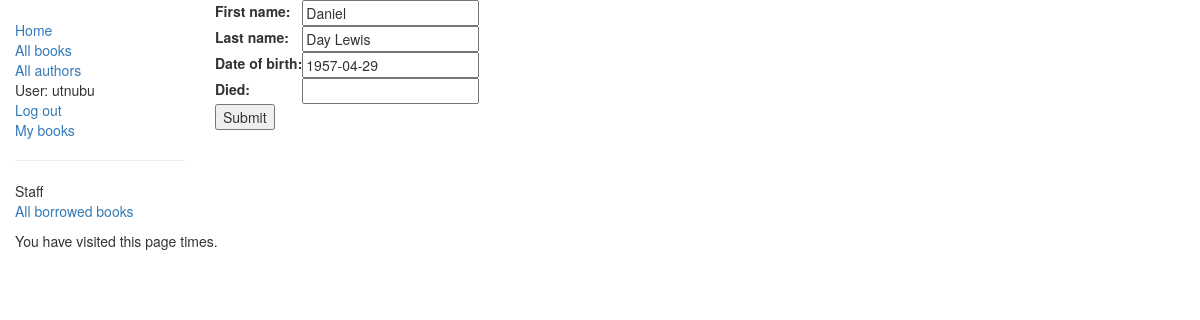
The page /catalog/author/2/update/ (signed in) on the database its author committed.
### catalog/models.py (models this page shows, shortened)
class Author(models.Model):
    first_name = models.CharField(max_length=100)
    last_name = models.CharField(max_length=100)
    date_of_birth = models.DateField(null=True, blank=True)
    date_of_death = models.DateField('Died', null=True, blank=True)

### catalog/views.py (the view)
# urls.py: url(r'^author/(?P<pk>\d+)/update/$', views.AuthorUpdate.as_view(), name='author-update'),
class AuthorUpdate(PermissionRequiredMixin, UpdateView):
    permission_required = ('catalog.change_author',)
    model = Author
    fields = ['first_name', 'last_name', 'date_of_birth', 'date_of_death',]

### catalog/templates/catalog/author_form.html (shortened to what this page needs)
{% extends "base_generic.html" %}
{% block content %}
<form action="" method="post">
    <table>
        {{ form.as_table }}
    </table>
    <input type="submit" value="Submit" />
</form>
{% endblock %}

### catalog/templates/base_generic.html (shortened to what this page needs)
<!DOCTYPE html>
<html lang="en">
    <head>
        <link rel="stylesheet" href="https://maxcdn.bootstrapcdn.com/bootstrap/3.3.7/css/bootstrap.min.css">
        {% load static %}
        <link rel="stylesheet" href="{% static 'css/style.css' %}">
    </head>
    <body>
        <div class="container-fluid">
            <div class="row">
                <div class="col-sm-2">
                    {% block sidebar %}
                    <ul class="sidebar-nav">
                        <li><a href="{% url 'index' %}">Home</a></li>
                        <li><a href="{% url 'books' %}">All books</a></li>
                        <li><a href="{% url 'authors' %}">All authors</a></li>
                        {% if user.is_authenticated %}
                        <li>User: {{ user.get_username }}</li>
                        <li><a href="{% url 'logout' %}?next={{ request.path }}">Log out</a></li>
                        <li><a href="{% url 'borrowed-books' %}">My books</a></li>
                        {% else %}
                        <li><a href="{% url 'login' %}?next={{ request.path }}">Log in</a></li>
                        {% endif %}
                        {% if perms.catalog.can_mark_returned %}
                        <hr>
                        Staff
                        <li><a href="{% url 'all-borrowed-books' %}">All borrowed books</a></li>
                        {% endif %}
                    </ul>
                    {% endblock %}
                </div>
                <div class="col-sm-10">
                    {% block content %}{% endblock %}
                </div>
            </div>
            <p>You have visited this page {{ num_visits }} {% if num_visits == 1 %}time{% else %}times{% endif %}.</p>
        </div>
    </body>
</html>

### catalog/static/css/style.css (style rules this page uses)
.sidebar-nav { margin-top: 20px; padding: 0; list-style: none; }

### rows shown on the page
Author: first_name "Daniel", last_name "Day Lewis", date_of_birth "1957-04-29"

### other values the page prints
{{ user.get_username }} "utnubu"
